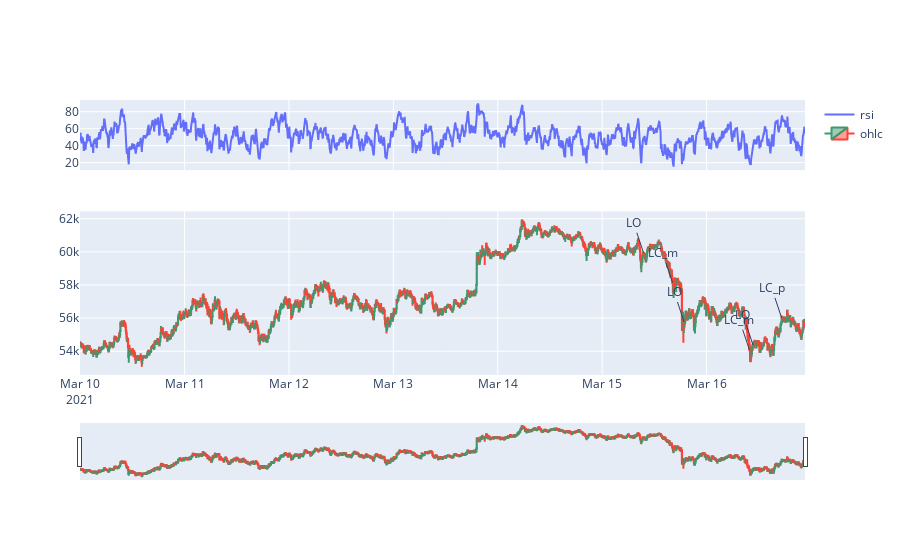

This figure's notebook cell:
### Code cell
fig.show()

### Figure 1 — Plotly figure (JSON) as saved in the notebook; plotly's stock layout.template omitted (floating-point values rounded to 4 significant figures; data arrays with more than 128 entries replaced by an {"elided": "..."} marker saying what was removed)
{"data": [{"name": "rsi", "type": "scatter", "x": {"elided": "2000 str values"}, "xaxis": "x", "y": {"elided": "2000 float values"}, "yaxis": "y"}, {"close": {"elided": "2000 float values"}, "high": {"elided": "2000 float values"}, "low": {"elided": "2000 float values"}, "name": "ohlc", "open": {"elided": "2000 float values"}, "type": "candlestick", "x": {"elided": "2000 str values"}, "xaxis": "x2", "yaxis": "y2"}], "layout": {"annotations": [{"text": "LO", "x": "2021-03-15 09:30:00", "xref": "x2", "y": 59950.0, "yref": "y2"}, {"text": "LC_m", "x": "2021-03-15 16:10:00", "xref": "x2", "y": 58150.0, "yref": "y2"}, {"text": "LO", "x": "2021-03-15 18:50:00", "xref": "x2", "y": 55770.0, "yref": "y2"}, {"text": "LC_m", "x": "2021-03-16 09:50:00", "xref": "x2", "y": 54100.0, "yref": "y2"}, {"text": "LO", "x": "2021-03-16 10:40:00", "xref": "x2", "y": 54390.0, "yref": "y2"}, {"text": "LC_p", "x": "2021-03-16 17:15:00", "xref": "x2", "y": 56020.0, "yref": "y2"}], "xaxis": {"anchor": "y", "domain": [0, 1], "matches": "x2", "showticklabels": false}, "xaxis2": {"anchor": "y2", "domain": [0, 1]}, "yaxis": {"anchor": "x", "domain": [0.745, 1]}, "yaxis2": {"anchor": "x2", "domain": [0, 0.595]}}}
